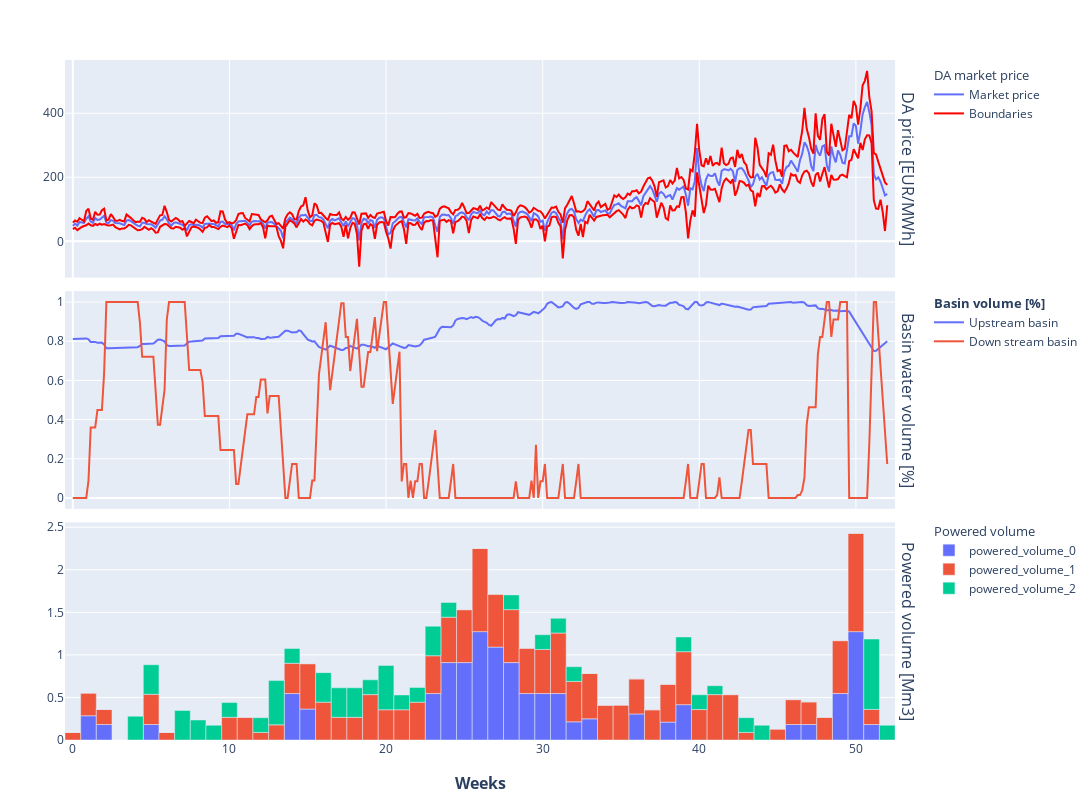

Notebook code cell kept with this figure:
### Code cell
plot_first_stage_result(
    simulation_results=first_stage.optimization_results, 
    time_divider=7
).show()

### Figure 1 — Plotly figure (JSON) as saved in the notebook; plotly's stock layout.template omitted (floating-point values rounded to 4 significant figures; data arrays with more than 128 entries replaced by an {"elided": "..."} marker saying what was removed)
{"data": [{"legendgroup": "market_price", "legendgrouptitle": {"text": "DA market price"}, "line": {"color": "#636EFA"}, "mode": "lines", "name": "Market price", "showlegend": true, "type": "scatter", "x": {"elided": "365 float values"}, "xaxis": "x", "y": {"elided": "365 float values"}, "yaxis": "y"}, {"legendgroup": "market_price", "legendgrouptitle": {"text": "DA market price"}, "line": {"color": "red"}, "mode": "lines", "name": "Boundaries", "showlegend": true, "type": "scatter", "x": {"elided": "365 float values"}, "xaxis": "x", "y": {"elided": "365 float values"}, "yaxis": "y"}, {"legendgroup": "market_price", "legendgrouptitle": {"text": "DA market price"}, "line": {"color": "red"}, "mode": "lines", "name": "Boundaries", "showlegend": false, "type": "scatter", "x": {"elided": "365 float values"}, "xaxis": "x", "y": {"elided": "365 float values"}, "yaxis": "y"}, {"legendgroup": "basin_volume", "legendgrouptitle": {"text": "<b>Basin volume [%]<b>"}, "line": {"color": "#636EFA"}, "mode": "lines", "name": "Upstream basin", "showlegend": true, "type": "scatter", "x": {"elided": "365 float values"}, "xaxis": "x2", "y": {"elided": "365 float values"}, "yaxis": "y2"}, {"legendgroup": "basin_volume", "legendgrouptitle": {"text": "<b>Basin volume [%]<b>"}, "line": {"color": "#EF553B"}, "mode": "lines", "name": "Down stream basin", "showlegend": true, "type": "scatter", "x": {"elided": "365 float values"}, "xaxis": "x2", "y": {"elided": "365 float values"}, "yaxis": "y2"}, {"legendgroup": "powered_volume", "legendgrouptitle": {"text": "Powered volume"}, "marker": {"color": "#636EFA"}, "name": "powered_volume_0", "showlegend": true, "type": "bar", "width": 1, "x": [0, 1, 2, 3, 4, 5, 6, 7, 8, 9, 10, 11, 12, 13, 14, 15, 16, 17, 18, 19, 20, 21, 22, 23, 24, 25, 26, 27, 28, 29, 30, 31, 32, 33, 34, 35, 36, 37, 38, 39, 40, 41, 42, 43, 44, 45, 46, 47, 48, 49, 50, 51, 52], "xaxis": "x3", "y": [0, 0.2849, 0.1819, 0, 0, 0.1819, 0, 0, 0, 0, 0, 0, 0, 0, 0.5456, 0.3637, 0, 0, 0, 0, 0, 0, 0, 0.5456, 0.9094, 0.9094, 1.273, 1.091, 0.9094, 0.5456, 0.5456, 0.5456, 0.2138, 0.2485, 0, 0, 0.3061, 0, 0.2102, 0.4153, 0, 0, 0, 0, 0, 0, 0.1819, 0.1819, 0, 0.5456, 1.273, 0.1819, 0], "yaxis": "y3"}, {"legendgroup": "powered_volume", "legendgrouptitle": {"text": "Powered volume"}, "marker": {"color": "#EF553B"}, "name": "powered_volume_1", "showlegend": true, "type": "bar", "width": 1, "x": [0, 1, 2, 3, 4, 5, 6, 7, 8, 9, 10, 11, 12, 13, 14, 15, 16, 17, 18, 19, 20, 21, 22, 23, 24, 25, 26, 27, 28, 29, 30, 31, 32, 33, 34, 35, 36, 37, 38, 39, 40, 41, 42, 43, 44, 45, 46, 47, 48, 49, 50, 51, 52], "xaxis": "x3", "y": [0.08887, 0.2666, 0.1777, 0, 0, 0.3555, 0.08887, 0, 0, 0, 0.2666, 0.2666, 0.08887, 0.1777, 0.3555, 0.5332, 0.4444, 0.2666, 0.2666, 0.5332, 0.3555, 0.3555, 0.4444, 0.4444, 0.5332, 0.6221, 0.9776, 0.6221, 0.6221, 0.5332, 0.518, 0.711, 0.4741, 0.5332, 0.4089, 0.4103, 0.4121, 0.3555, 0.4444, 0.6221, 0.3579, 0.5332, 0.5332, 0.08887, 0, 0.1288, 0.2927, 0.2666, 0.2666, 0.6221, 1.155, 0.1777, 0], "yaxis": "y3"}, {"legendgroup": "powered_volume", "legendgrouptitle": {"text": "Powered volume"}, "marker": {"color": "#00CC96"}, "name": "powered_volume_2", "showlegend": true, "type": "bar", "width": 1, "x": [0, 1, 2, 3, 4, 5, 6, 7, 8, 9, 10, 11, 12, 13, 14, 15, 16, 17, 18, 19, 20, 21, 22, 23, 24, 25, 26, 27, 28, 29, 30, 31, 32, 33, 34, 35, 36, 37, 38, 39, 40, 41, 42, 43, 44, 45, 46, 47, 48, 49, 50, 51, 52], "xaxis": "x3", "y": [0, 0, 0, 0, 0.2795, 0.3468, 0, 0.3468, 0.2351, 0.1734, 0.1734, 0, 0.1734, 0.5201, 0.1734, 0, 0.3468, 0.3468, 0.3468, 0.1734, 0.5201, 0.1734, 0.1734, 0.3468, 0.1734, 0, 0, 0, 0.1734, 0, 0.1734, 0.1734, 0.1734, 0, 0, 0, 0, 0, 0, 0.1734, 0.1734, 0.1047, 0, 0.1734, 0.1734, 0, 0, 0, 0, 0, 0, 0.8266, 0.1734], "yaxis": "y3"}], "layout": {"annotations": [{"font": {"size": 16}, "showarrow": false, "text": "DA price [EUR/MWh]", "textangle": 90, "x": 0.98, "xanchor": "left", "xref": "paper", "y": 0.84, "yanchor": "middle", "yref": "paper"}, {"font": {"size": 16}, "showarrow": false, "text": "Basin water volume [%]", "textangle": 90, "x": 0.98, "xanchor": "left", "xref": "paper", "y": 0.5, "yanchor": "middle", "yref": "paper"}, {"font": {"size": 16}, "showarrow": false, "text": "Powered volume [Mm3]", "textangle": 90, "x": 0.98, "xanchor": "left", "xref": "paper", "y": 0.16, "yanchor": "middle", "yref": "paper"}, {"font": {"size": 16}, "showarrow": false, "text": "<b>Weeks<b>", "x": 0.49, "xanchor": "center", "xref": "paper", "y": 0, "yanchor": "top", "yref": "paper", "yshift": -30}], "barmode": "relative", "height": 800, "legend": {"tracegroupgap": 170}, "margin": {"b": 60, "l": 65, "r": 10, "t": 60}, "width": 1200, "xaxis": {"anchor": "y", "domain": [0, 0.98], "matches": "x3", "showticklabels": false}, "xaxis2": {"anchor": "y2", "domain": [0, 0.98], "matches": "x3", "showticklabels": false}, "xaxis3": {"anchor": "y3", "domain": [0, 0.98]}, "yaxis": {"anchor": "x", "domain": [0.68, 1]}, "yaxis2": {"anchor": "x2", "domain": [0.34, 0.66]}, "yaxis3": {"anchor": "x3", "domain": [0, 0.32]}}}
